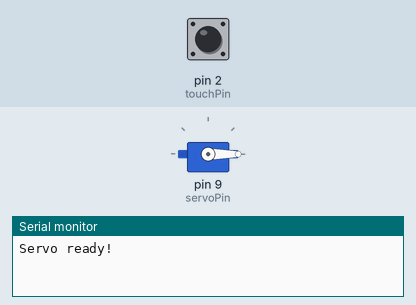
A sketch run on a simulated Arduino Uno, built with avr-gcc and run on an emulated ATmega328P. Parts: servo, the last lines printed to the serial monitor. Inputs (shaded band) come from the test bench; at power-on: pin 2 (touchPin) LOW.

Above: at 1.2 s.
1.3 s: pin 2 (touchPin) pulled HIGH for 0.15 s
At 2.7 s:
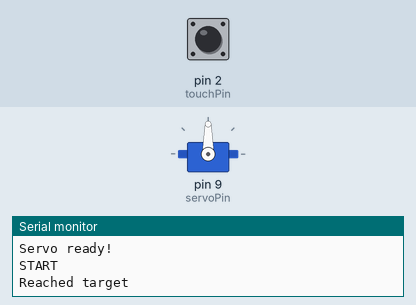
4.4 s: pin 2 (touchPin) pulled HIGH for 1 s
At 4.86 s:
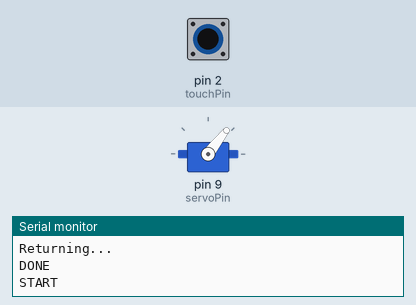
8.2 s: pin 2 (touchPin) pulled HIGH for 3.2 s
At 10.41 s:
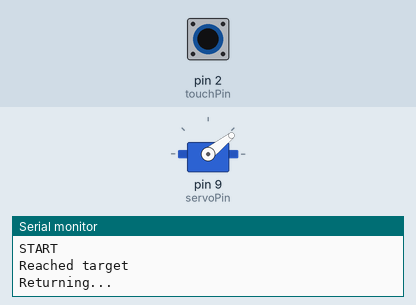
Timing chart, 0 to 12.2 s (numbered marks = the images above; inputs shaded):
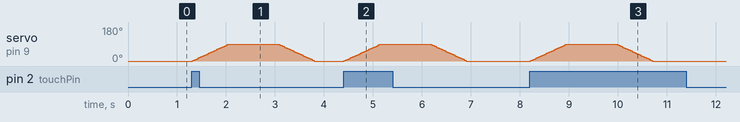

The sketch:

TP06_TouchServoSmooth.ino
```cpp
#include <Servo.h>

const int servoPin = 9;
const int touchPin = 2;

Servo MyServo;

// Servo settings
const int minAngle = 0;
const int maxAngle = 90;

float servoSpeed = 120.0; // Degrees per second

const unsigned long servoWait = 1000;

// Servo states
enum ServoState {
  IDLE,
  FORWARD,
  WAIT,
  BACK
};

ServoState state = IDLE;

int angle = minAngle;

// Timing
unsigned long lastStepTimeUs = 0;
unsigned long waitStartTime = 0;

// Touch sensor
bool lastTouch = LOW;

void setup() {
  Serial.begin(115200);

  pinMode(touchPin, INPUT);

  MyServo.attach(servoPin);
  MyServo.write(minAngle);

  Serial.println("Servo ready!");
}

void loop() {
  unsigned long currentTime = millis();
  unsigned long currentTimeUs = micros();

  bool touch = digitalRead(touchPin);

  // Calculate timing from speed
  // Chaque pas vaut un degré : cet intervalle convertit la vitesse en microsecondes par pas.
  unsigned long stepIntervalUs =
    (unsigned long)(1000000.0 / servoSpeed);

  // Detect new touch
  // Un front montant déclenche un cycle uniquement lorsque le servo est au repos.
  if (touch == HIGH && lastTouch == LOW && state == IDLE) {
    state = FORWARD;
    lastStepTimeUs = currentTimeUs;

    Serial.println("START");
  }

  lastTouch = touch;

  // Move forward
  // Les états et horodatages permettent de lire le capteur pendant le déplacement et la pause.
  if (state == FORWARD) {
    if (currentTimeUs - lastStepTimeUs >= stepIntervalUs) {
      lastStepTimeUs = currentTimeUs;

      angle++;
      MyServo.write(angle);

      if (angle >= maxAngle) {
        state = WAIT;
        waitStartTime = currentTime;
        Serial.println("Reached target");
      }
    }
  }

  // Wait at maximum angle
  if (state == WAIT) {
    if (currentTime - waitStartTime >= servoWait) {
      state = BACK;
      lastStepTimeUs = currentTimeUs;

      Serial.println("Returning...");
    }
  }

  // Move backward
  if (state == BACK) {
    if (currentTimeUs - lastStepTimeUs >= stepIntervalUs) {
      lastStepTimeUs = currentTimeUs;

      angle--;
      MyServo.write(angle);

      if (angle <= minAngle) {
        state = IDLE;
        Serial.println("DONE");
      }
    }
  }
}
```

Measured:
- after the input at 1.3 s, servo on pin 9 (servoPin): rises from 0° to 90° in 0.74 s, then falls to 0° in 1.8 s
- after the input at 4.4 s, servo on pin 9 (servoPin): rises from 0° to 90° in 0.75 s, then falls to 0° in 1.8 s
- after the input at 8.2 s, servo on pin 9 (servoPin): rises from 0° to 90° in 0.75 s, then falls to 0° in 1.8 s
